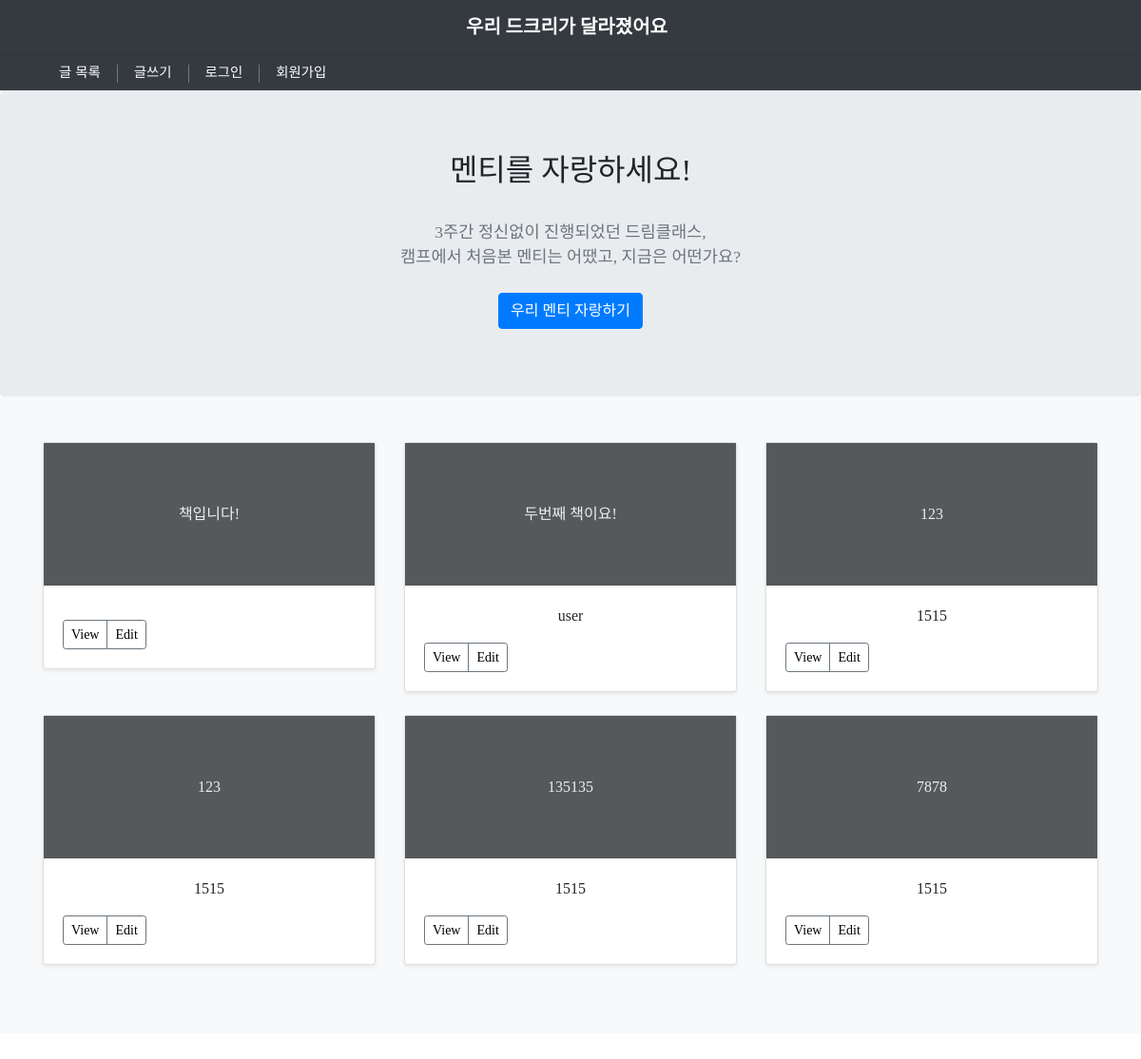
Before: / with the older database file.
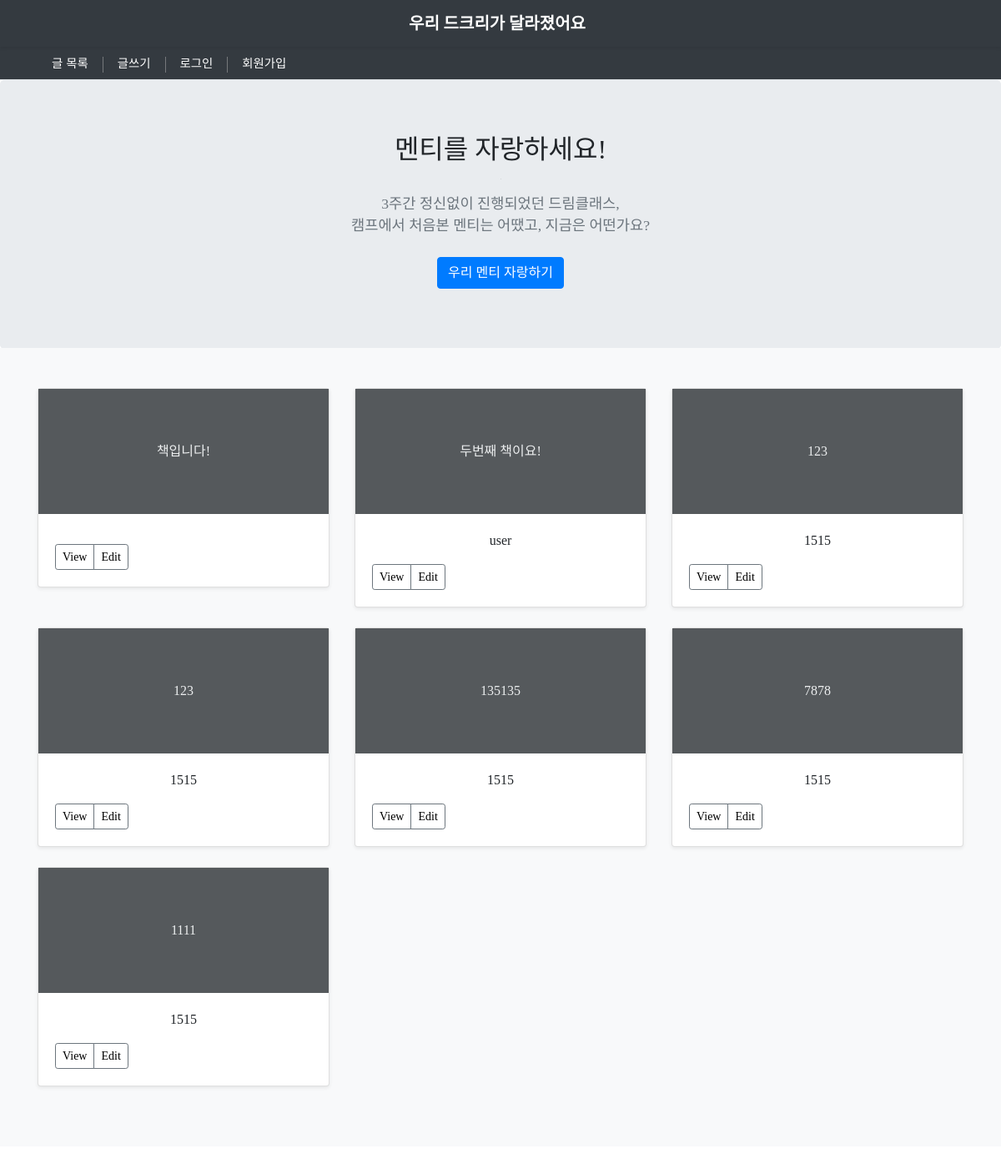
After: the same page with the newer database file.
### book/models.py (models this page shows, shortened)
class Post(models.Model):
    title = models.CharField(max_length=200)
    review = models.TextField()
    reviewb = models.TextField()
    picture = models.FileField(null=True, blank=True, default='static/error.jpg')
    pictureb = models.FileField(null=True, blank=True, default='static/error.jpg')
    author = models.CharField(max_length=50, default="")

### book/views.py (the view)
# urls.py: 2. Add a URL to urlpatterns:  path('', views.home, name='home')
def home(request):
    posts = Post.objects.all()
    totalCnt = Post.objects.filter(author=request.user).count()
    return render(request, 'home.html', { 'posts' : posts, 'totalCnt' : totalCnt } )

### book/templates/home.html (shortened to what this page needs)
{% load staticfiles %}
<!DOCTYPE html>
<html lang="en">
<head>
    <link rel="stylesheet" type="text/css" href="{% static 'home.css' %}?ver=2">
    <link rel="stylesheet" href="https://stackpath.bootstrapcdn.com/bootstrap/4.3.1/css/bootstrap.min.css?">
    <link rel="stylesheet" href="https://use.fontawesome.com/releases/v5.8.1/css/all.css?">
</head>
<body>
  <div class="navbar navbar-dark bg-dark shadow-sm">
    <div class="container d-flex justify-content-center">
      <a href="#" class="navbar-brand d-flex align-items-center">
        <strong>우리 드크리가 달라졌어요</strong>
      </a>
    </div>
  </div>
    <ul class="nav nav-tabs bg-dark">
    <div class="container d-flex justify-content-between">
    <div class="item" style="font-size: 0.9rem;">
  <li class="nav-item">
    <a class="nav-link" href="{% url 'home' %}" style="color:white">글 목록</a>
  </li>
  <li class="nav-item">
    <a class="nav-link" href="{% url 'new' %}" style="color:white">글쓰기</a>
  </li>
  {% if user.is_authenticated %}
  <!-- <li class="nav-item">
    <a class="nav-link" href="#" style="color:white"><strong>{{ user.username }}</strong>님 환영합니다!</a>
  </li>
  <li classs="nav-item">
      <div class="verline">
      </div>
  </li> -->
  <li class="nav-item">
    <a class="nav-link" href="{% url 'logout' %}" style="color:white">로그아웃</a>
  </li>
  {% else %}
  <li class="nav-item">
    <a class="nav-link" href="{% url 'login' %}" style="color:white">로그인</a>
  </li>
  <li class="nav-item">
    <a class="nav-link" href="{% url 'signup' %}" style="color:white">회원가입</a>
  </li>
  {% endif %}
   </div>
  </div>
</ul>
  <div class="next">
{% block content %}
    <section class="jumbotron text-center">
      <div class="container">
        <h1 class="jumbotron-heading" style="font-size: 2rem;">멘티를 자랑하세요!</h1>
        <p class="lead text-muted" style="font-size: 1.1rem;">3주간 정신없이 진행되었던 드림클래스,</br>캠프에서 처음본 멘티는 어땠고, 지금은 어떤가요?</p>
        <p>
          <a href="{% url 'new' %}" class="btn btn-primary my-2">우리 멘티 자랑하기</a>
        </p>
      </div>
    </section>
    <div class="album py-5 bg-light" style="position:relative; bottom:33px;">
      <div class="container">
        <div class="row">
          {% for post in posts %}
          <div class="col-md-4" style="max-width:50%;">
            <div class="card mb-4 shadow-sm" style="width:100%;">
            <svg class="bd-placeholder-imgcard-img-top" width="100%" height="30%" xmlns="http://www.w3.org/2000/svg" preserveAspectRatio="xMidYMid slice" focusable="false" role="img" aria-label="Placeholder:Thumbnail">
              <title>
                Placeholder
              </title>
              <rect width="100%" height="100%" fill="#55595c"></rect>
              <text x="50%" text-anchor="middle" y="50%" fill="#eceeef" dy=".3em">{{ post.title }}</text>
            </svg>
              <div class="card-body">
                <p class="card-text">{{ post.author }}</p>
                <div class="d-flex justify-content-between align-items-center">
                  <div class="btn-group">
                    <button type="button" class="btn btn-sm btn-outline-secondary"><a href="{% url 'detail' post.pk %}" style="color:black">View</a></button>
                    {% if post.author == user.username %}
                    <button type="button" class="btn btn-sm btn-outline-secondary"><a href="{% url 'edit' post.pk %}" style="color:black">Edit</a></button>
                    {% else %}
                    <button class="btn btn-sm btn-outline-secondary"><a href="{% url 'home' %}" style="color:black">Edit</a></button>
                    {% endif %}
                  </div>
                </div>
              </div>
            </div>
          </div>
          {% endfor %}
        </div>
      </div>
    </div>
{% endblock %}
  </div>
</body>
</html>

Changed rows visible on the page:
added Post: title "1111", author "1515", shows "Edit"
